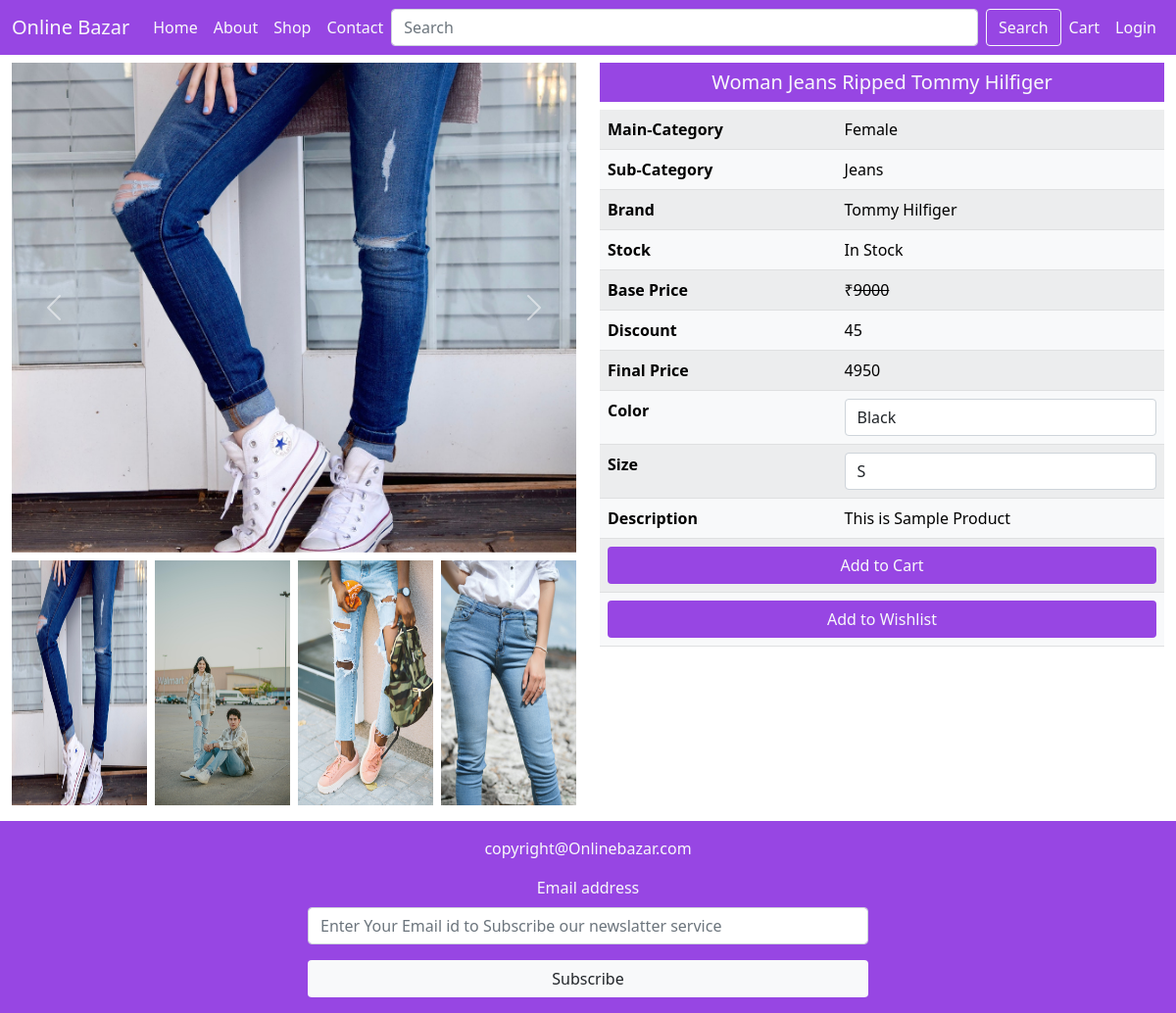
/single-product-page/15/, run on the app's committed database.
### mainApp/models.py (models this page shows, shortened)
class Product(models.Model):
    id = models.AutoField(primary_key=True)
    name = models.CharField(max_length=20)
    maincategory = models.ForeignKey(Maincategory,on_delete=models.CASCADE)
    subcategory = models.ForeignKey(Subcategory,on_delete=models.CASCADE)
    brand = models.ForeignKey(Brand,on_delete=models.CASCADE)
    seller = models.ForeignKey(Seller,on_delete=models.CASCADE,default=None)
    baseprice = models.IntegerField()
    discount = models.IntegerField()
    finalprice = models.IntegerField()
    size = models.CharField(max_length=100)
    color = models.CharField(max_length=100)
    description = models.TextField()
    stock = models.CharField(max_length=20,default="In Stock")
    pic1 = models.ImageField(upload_to="images",default="images/noimagep.png",null=True,blank=True)
    pic2 = models.ImageField(upload_to="images",default="images/noimagep.png",null=True,blank=True)
    pic3 = models.ImageField(upload_to="images",default="images/noimagep.png",null=True,blank=True)
    pic4 = models.ImageField(upload_to="images",default="images/noimagep.png",null=True,blank=True)

class Maincategory(models.Model):
    id = models.AutoField(primary_key=True)
    name = models.CharField(max_length=20)
    def __str__(self):
        return self.name

class Subcategory(models.Model):
    id = models.AutoField(primary_key=True)
    name = models.CharField(max_length=20)
    def __str__(self):
        return self.name

class Brand(models.Model):
    id = models.AutoField(primary_key=True)
    name = models.CharField(max_length=20)
    def __str__(self):
        return self.name

### mainApp/views.py (the view)
# urls.py: path('single-product-page/<int:num>/',views.singleProductPage),
def singleProductPage(request, num):
    p = Product.objects.get(id=num)
    color = p.color.split(",")
    color = color[:-1]
    size = p.size.split(",")
    size = size[:-1]
    return render(request, "singleProductPage.html", {"Product": p, "Color": color, "Size": size})

### mainApp/templatetags/product.py (called while the page is built)
@register.filter("Stock")
def Stock(request, data):
    if(data=="In Stock"):
        return True
    else:
        return False

### mainApp/templates/singleProductPage.html (shortened to what this page needs)
{% extends 'index.html' %}
{% load static %}
{% load product %}
{% block body %}
<div class="container-fluid mt-3">
    <div class="row">
        <div class="col-xxl-6 col-xl-6 col-lg-6 col-md-6 col-sm-12 col-12">
            <div id="carouselExampleFade" class="carousel slide carousel-fade" data-bs-ride="carousel">
                <div class="carousel-inner">
                    <div class="carousel-item active">
                        <img src="{{Product.pic1.url}}" height="500px" class="d-block w-100" alt="...">
                    </div>
                </div>
                <button class="carousel-control-prev" type="button" data-bs-target="#carouselExampleFade"
                    data-bs-slide="prev">
                    <span class="carousel-control-prev-icon" aria-hidden="true"></span>
                </button>
                <button class="carousel-control-next" type="button" data-bs-target="#carouselExampleFade"
                    data-bs-slide="next">
                    <span class="carousel-control-next-icon" aria-hidden="true"></span>
                </button>
            </div>
            <div class="mt-2 d-flex justify-content-between">
                <img src="{{Product.pic1.url}}" height="250px" width="24%">
                <img src="{{Product.pic2.url}}" height="250px" width="24%">
                <img src="{{Product.pic3.url}}" height="250px" width="24%">
                <img src="{{Product.pic4.url}}" height="250px" width="24%">
            </div>
        </div>
        <div class="col-xxl-6 col-xl-6 col-lg-6 col-md-6 col-sm-12 col-12">
            <h5 class="background text-light text-center p-2">{{Product.name}}</h5>
            <table class="table table-light table-striped table-hover">
                <tr>
                    <th>Main-Category</th>
                    <td>{{Product.maincategory}}</td>
                </tr>
                <tr>
                    <th>Sub-Category</th>
                    <td>{{Product.subcategory}}</td>
                </tr>
                <tr>
                    <th>Brand</th>
                    <td>{{Product.brand}}</td>
                </tr>
                <tr>
                    <th>Stock</th>
                    <td>{{Product.stock}}</td>
                </tr>
                <tr>
                    <th>Base Price</th>
                    <td>&#8377;<del>{{Product.baseprice}}</del></td>
                </tr>
                <tr>
                    <th>Discount</th>
                    <td>{{Product.discount}}</td>
                </tr>
                <tr>
                    <th>Final Price</th>
                    <td>{{Product.finalprice}}</td>
                </tr>
                <form action="/add-to-cart/" method="post">
                    <tr>
                        <th>Color</th>
                        <td><select name="color" class="form-control">
                                {% for i in Color %}
                                <option value="{{i}}">{{i}}</option>
                                {% endfor %}
                            </select></td>
                    </tr>
                    <tr>
                        <th>Size</th>
                        <td><select name="size" class="form-control">
                                {% for i in Size %}
                                <option value="{{i}}">{{i}}</option>
                                {% endfor %}
                            </select></td>
                    </tr>
                    <tr>
                        <th>Description</th>
                        <td>{{Product.description}}</td>
                    </tr>
                    <tr>
                        {% if request|Stock:Product.stock %}
                        <th colspan="2"><button type="submit" class="btn background text-light w-100">Add to Cart</button></th>
                        {% else %}
                        <th colspan="2"><button type="submit" disabled class="btn background text-light w-100">Add to Cart</button></th>
                        {% endif %}
                    </tr>
                </form>
                <tr>
                    <th colspan="2"><a href="/add-to-wishlist/{{Product.id}}/"
                            class="btn background text-light w-100">Add to Wishlist</a></th>
                </tr>
            </table>
        </div>
    </div>
</div>
{% endblock %}

### mainApp/static/css/style.css (style rules this page uses)
.background { background-color: rgb(151, 70, 227); }

### data on the page
Product: pic1 (picture), pic2 (picture), pic3 (picture), pic4 (picture), name "Woman Jeans Ripped Tommy Hilfiger", maincategory "Female", subcategory "Jeans", brand "Tommy Hilfiger", stock "In Stock", baseprice "9000", discount "45", finalprice "4950", description "This is Sample Product"

### other printed values
form field color "Black"
form field size "S"
